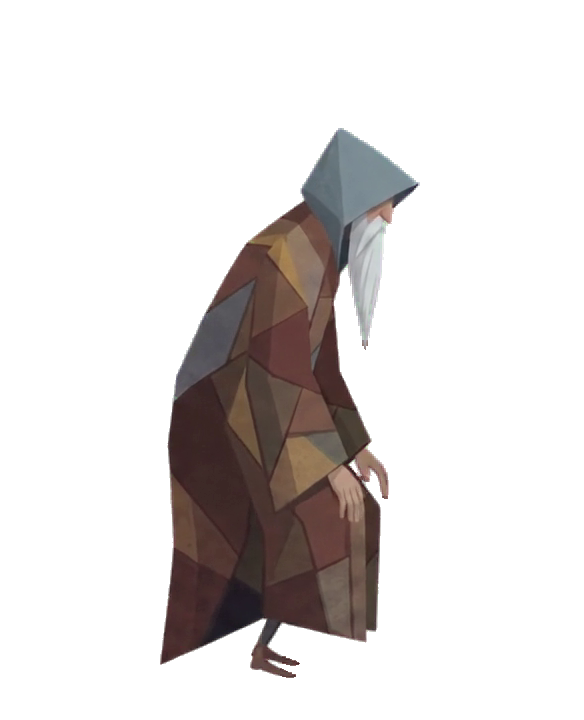
#> input picture raw/master_mason/anim/magnus_agacharse/04_limpios/c_021.png, 584 x 720 px, given as the content of the folder m/../magnus_agacharse/04_limpios/c_021.png/_antes_de_capucha, which was not available
$ python capucha.py ../magnus_agacharse/04_limpios/c_021.png
#> lines starting #> are read from the running program, lines starting #| are printed output that depends on the picture; after the words box and inside, x2 and y2 are one past the last pixel; in counts of white or black regions, pixels touching at a corner belong together; pictures that were not available may be replaced by others from this repository, and a replacement may not be noted
#> in main, a0 is the input picture: shape (720, 584, 4); mean R, G, B, A 218, 83.5, 193.9, 50.4
"""Le quita a la capucha la punta de sombrero de mago que le sale al andar en
peregrino_andar_baston_v2 (Character_walking_on_green_screen_...). En el
fotograma 1 la capucha es la de siempre (la de baston_ref_en_mano); en cuanto
echa a andar, la IA le estira el vertice de atras en una punta hacia atras y
arriba.

Patron: la capucha del fotograma 1 (gris claro, por encima de los hombros).
En cada fotograma se encaja ese patron sobre su capucha (desplazamiento que
minimiza el XOR de las dos mascaras; la punta pesa igual en todos, asi que no
lo desvia) y se borra el gris que sobresale del patron engordado ENGORDE px,
solo en la zona de la punta: por encima del ojo y por detras del vertice. Lo
borrado era fondo (la punta se mete en el aire), asi que queda transparente,
con el borde suavizado un pixel.
Guarda los originales en <job>/_antes_de_capucha/ la primera vez.
  python capucha.py [job] [--ver]"""
import shutil, sys
import numpy as np
from PIL import Image
from scipy import ndimage
from celdas import PROY

JOB = next((a for a in sys.argv[1:] if not a.startswith("--")), "peregrino_andar_baston_v2")
ENGORDE = 1


def gris(a):
    r, g, b, al = [a[..., i].astype(int) for i in range(4)]
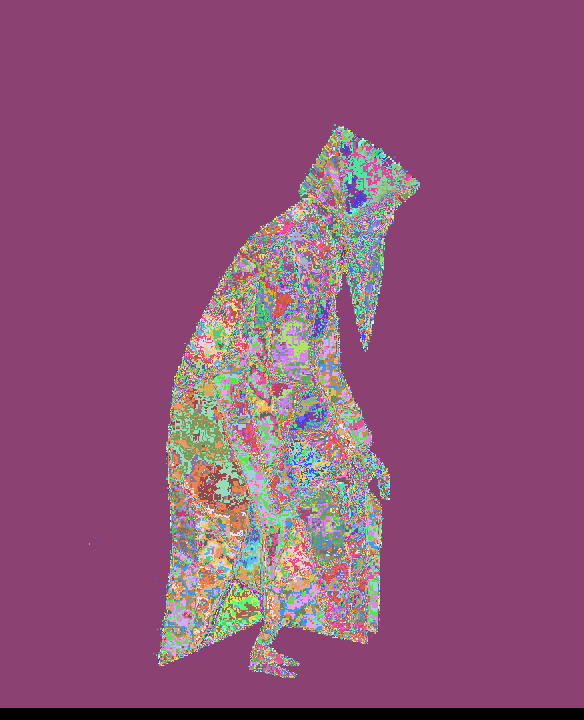
#> r: shape (720, 584) int64; 235 distinct labels, from 0 to 255; one colour per label, 0 black
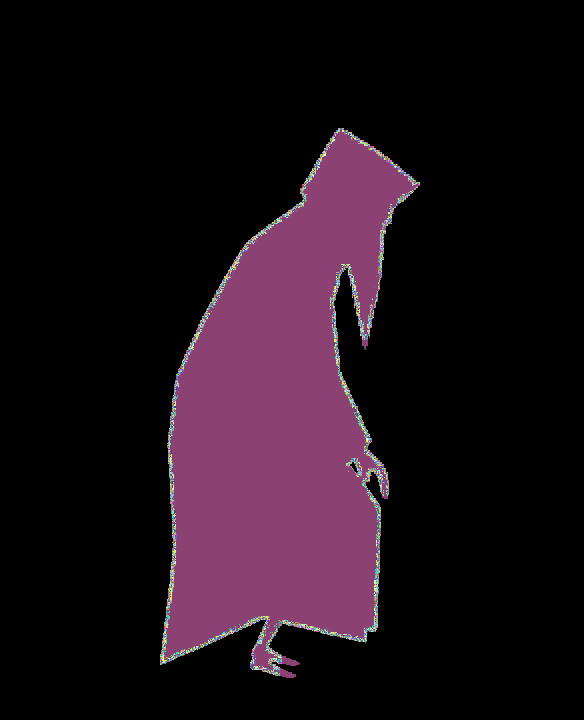
#> al: shape (720, 584) int64; 214 distinct labels, from 0 to 255; one colour per label, 0 black
    m = (al > 128) & (abs(r - g) < 16) & (abs(g - b) < 16) & (r > 95) & (r < 225)
#> m: shape (720, 584) bool; 1.7% white; 72 white regions (58 under 20 px), largest, box (x1, y1, x2, y2) and area: (310, 133, 403, 348) 5149, (306, 431, 348, 464) 668, (321, 578, 350, 622) 543
    m[260:] = False            # solo cabeza
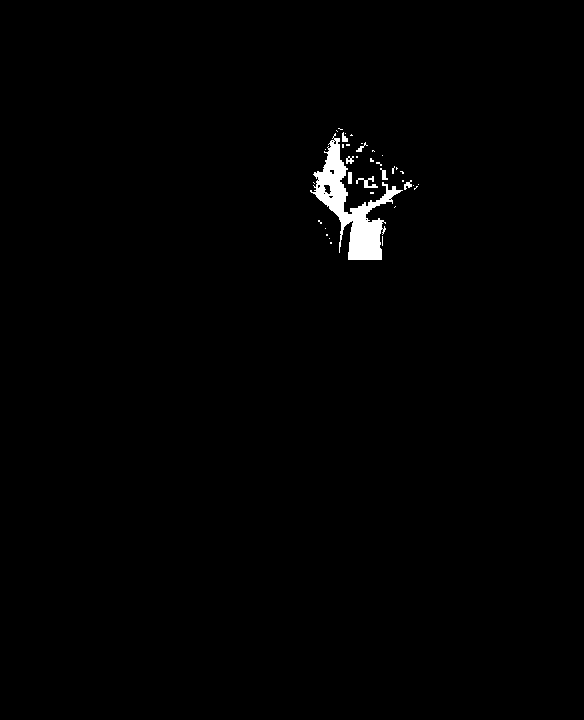
#> m: shape (720, 584) bool; 0.94% white; 37 white regions (29 under 20 px), largest, box (x1, y1, x2, y2) and area: (310, 133, 403, 260) 3470, (356, 176, 378, 188) 100, (380, 168, 388, 180) 48
    # el grupo grande (la capucha), no brillos sueltos de la barba o el baston
    lab, n = ndimage.label(m)
#> lab: shape (720, 584) int32; 66 distinct labels, from 0 to 65
#> n = 65
    if n == 0:
        return m
    tam = ndimage.sum(m, lab, range(1, n + 1))
#> tam = 65 values, max 3440 at index 10, min 1 at index 2, mean 61
    return lab == (int(np.argmax(tam)) + 1)
#> returned value: shape (720, 584) bool; 0.82% white; 1 white region, box (x1, y1, x2, y2) and area: (310, 138, 403, 260) 3440


def encajar(ref, m):
    """(dy, dx) que lleva ref sobre m."""
    ys, xs = np.where(ref)
    y0, y1, x0, x1 = max(ys.min() - 40, 0), ys.max() + 40, max(xs.min() - 60, 0), xs.max() + 40
    ref, m = ref[y0:y1, x0:x1], m[y0:y1, x0:x1]
    mejor = None
    for dy in range(-14, 15):
        for dx in range(-20, 21):
            r = np.roll(np.roll(ref, dy, 0), dx, 1)
            e = int((r ^ m).sum())
            if mejor is None or e < mejor[0]:
                mejor = (e, dy, dx)
    return mejor[1], mejor[2]


def main():
    carpeta = PROY / "raw/master_mason/anim" / JOB / "04_limpios"
    copia = carpeta.parent / "_antes_de_capucha"
    if not copia.exists():
        shutil.copytree(carpeta, copia)
    fs = sorted(copia.glob("c_*.png"))
    a0 = np.array(Image.open(fs[0]).convert("RGBA"))
    ref = gris(a0)
    # contorno de arriba del fotograma de referencia: fila del primer pixel
    # opaco de cada columna (sin nada, el fondo de la casilla)
    op0 = a0[..., 3] > 40
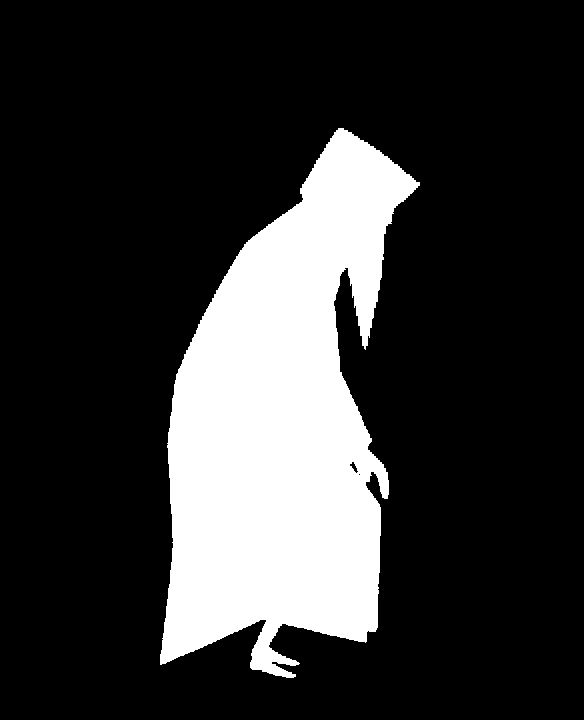
#> op0: shape (720, 584) bool; 20.2% white; 1 white region, box (x1, y1, x2, y2) and area: (160, 128, 420, 678) 84806
    techo = np.where(op0.any(0), op0.argmax(0), op0.shape[0])
#> techo = 584 values, max 720 at index 0, min 128 at index 338, mean 502
    ys, xs = np.where(ref)
#> ys = 3440 values from 138 to 259; xs = 3440 values, max 402 at index 1032, min 310 at index 987, mean 350.9
    vy = int(ys.min())                       # vertice (lo mas alto)
#> vy = 138
    vx = int(xs[ys == vy].mean())
#> vx = 336
    print("capucha de referencia: vertice en", vx, vy)
#| capucha de referencia: vertice en 336 138
    total = []
    for f in fs:
        a = np.array(Image.open(f).convert("RGBA"))
        m = gris(a)
        dy, dx = encajar(ref, m)
#> in encajar, `ys, xs = np.where(ref)`: ys = 3440 values from 138 to 259
#> in encajar, `y0, y1, x0, x1 = max(ys.min() - 40, 0), ys.max() + 40, max(xs.min() - ..`: y0 = 98; y1 = 299; x0 = 250; x1 = 442
#> in encajar, `ref, m = ref[y0:y1, x0:x1], m[y0:y1, x0:x1]`:
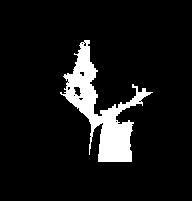
#> ref: shape (201, 192) bool; 8.9% white; 1 white region, box (x1, y1, x2, y2) and area: (60, 40, 153, 162) 3440
#> after the loop in encajar, `for dy in range(-14, 15):`: mejor = (0, 0, 0)
#> dy = 0; dx = 0
        patron = ndimage.binary_dilation(np.roll(np.roll(ref, dy, 0), dx, 1), iterations=ENGORDE)
#> patron: shape (720, 584) bool; 0.97% white; 1 white region, box (x1, y1, x2, y2) and area: (309, 137, 404, 261) 4086
        zona = np.zeros_like(m)
        zona[max(0, vy + dy - 60):vy + dy + 70, :vx + dx + 12] = True
        # Vertice bueno: cruce de la recta del borde de arriba (del vertice a
        # la cara, a la derecha de donde nace la punta) con la del borde de
        # atras (por debajo de la punta). Fuera de esos dos semiplanos, en la
        # zona de la punta, sobra todo; con antialias de medio pixel.
        ax, ay = vx + dx, vy + dy
#> ax = 336; ay = 138
        cols = [x for x in range(ax + 10, ax + 55) if m[:, x].any()]
#> cols = 45 values from 346 to 390
        tops = [int(np.argmax(m[:, x])) for x in cols]
#> tops = 45 values, max 214 at index 2, min 168 at index 0, mean 199
        a_, b_ = np.polyfit(cols, tops, 1)                  # y = a x + b
#> a_ = -0.35; b_ = 327.7
        # borde de atras: solo el tramo de capucha bajo la punta (mas abajo
        # ya es barba), y fuera los puntos que se salen de la recta
        filas_ = np.array([y for y in range(ay + 26, ay + 66) if m[y].any()])
#> filas_ = 40 values from 164 to 203
        izq = np.array([int(np.argmax(m[y])) for y in filas_])
#> izq = 40 values, max 325 at index 0, min 310 at index 26, mean 317.4
        c_, d_ = np.polyfit(filas_, izq, 1)                 # x = c y + d
#> c_ = -0.0862; d_ = 333.2
        bien = np.abs(izq - (c_ * filas_ + d_)) < 4
        c_, d_ = np.polyfit(filas_[bien], izq[bien], 1)
#> c_ = 0.0107; d_ = 314.1
        yy, xx = np.mgrid[0:a.shape[0], 0:a.shape[1]]
        # distancia (px, + = dentro) a cada recta
        d1 = (yy - (a_ * xx + b_)) / np.hypot(1, a_)
        d2 = (xx - (c_ * yy + d_)) / np.hypot(1, c_)
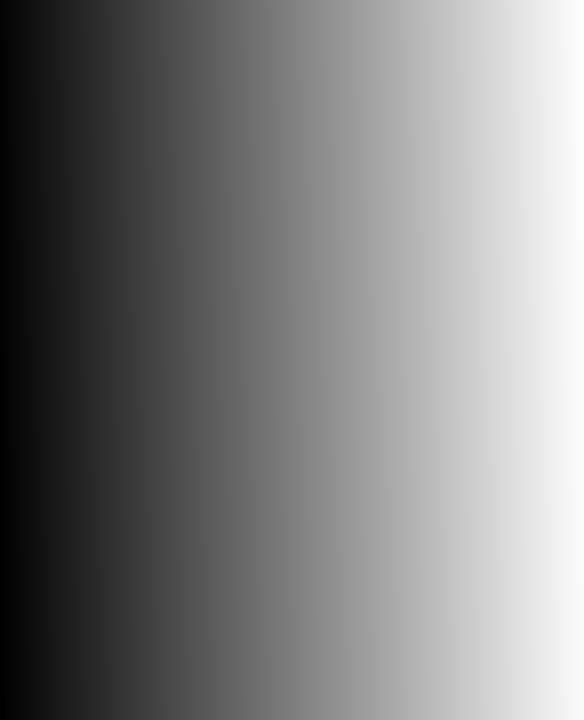
#> d2: shape (720, 584) float64; min -321.8, max 268.9, mean -26.4; drawn with min black and max white
        dentro = np.clip(np.minimum(d1, d2) + 0.5, 0, 1)
        zona = np.zeros(a.shape[:2], bool)
        zona[max(0, ay - 60):ay + 55, :ax + 40] = True
        al = a[..., 3].astype(float)
        nueva = np.where(zona, al * dentro, al)
#> zona: shape (720, 584) bool; 10.3% white; 1 white region, box (x1, y1, x2, y2) and area: (0, 78, 376, 193) 43240
        sobra = (al > 0) & (nueva < al * 0.5)
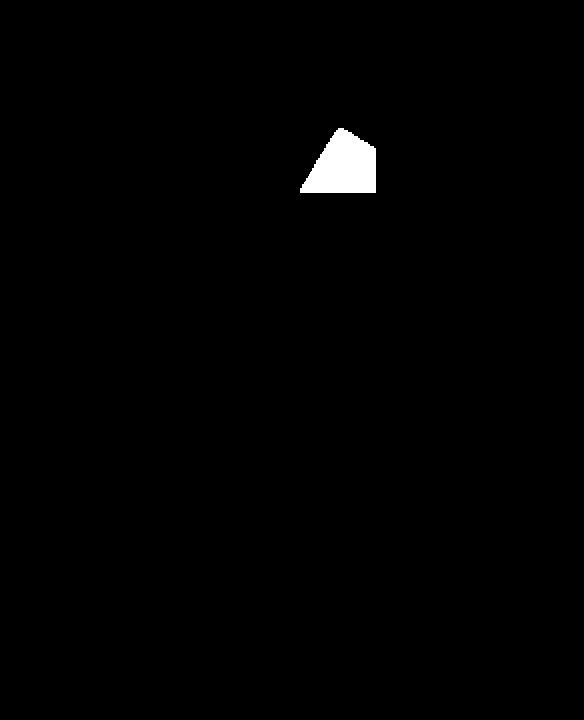
#> sobra: shape (720, 584) bool; 0.82% white; 1 white region, box (x1, y1, x2, y2) and area: (300, 128, 376, 193) 3462
        a[..., 3] = nueva.round().astype(np.uint8)
        Image.fromarray(a, "RGBA").save(carpeta / f.name)
        total.append(int(sobra.sum()))
    print(JOB, "px quitados por fotograma:", total[::8])
#| ../magnus_agacharse/04_limpios/c_021.png px quitados por fotograma: [3462]


# [46 lines left out: function por_patron, not called in this run]


if __name__ == "__main__" and "--patron" in sys.argv:
    por_patron(JOB)
    sys.exit()


if __name__ == "__main__":
    main()
